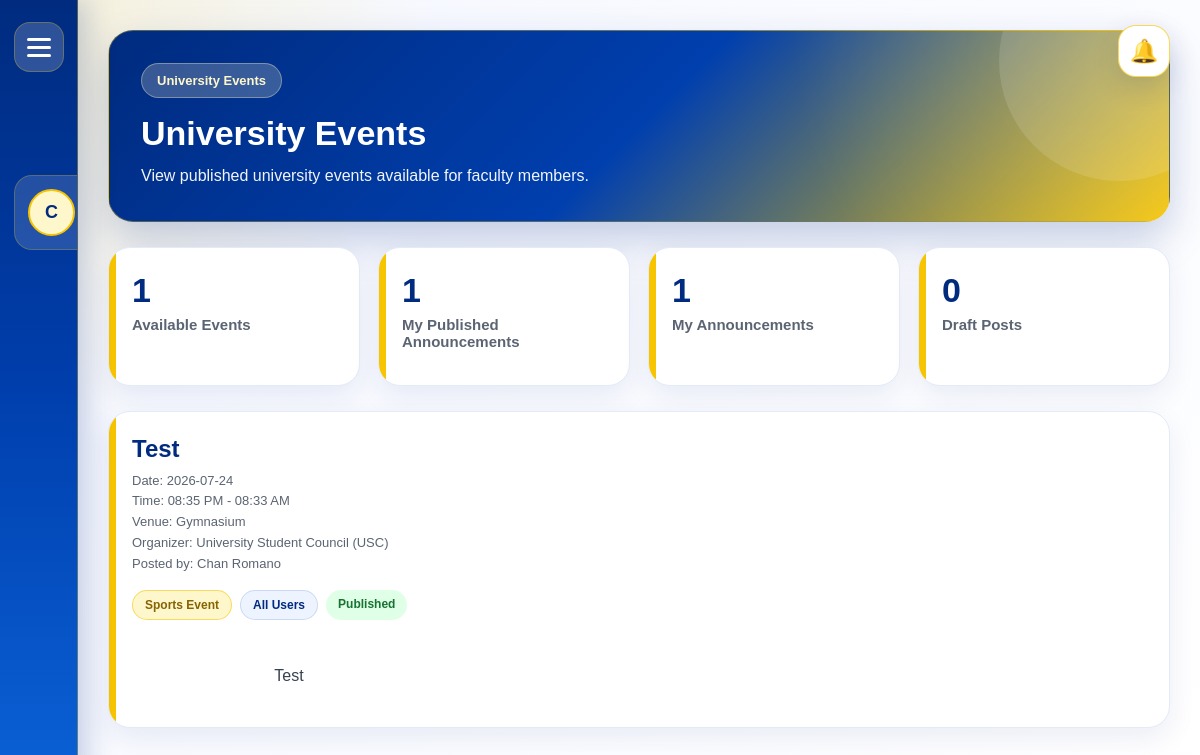
The page /dashboards/faculty_dashboard.php?page=university_events (signed in) on the database its author committed.
### tables this page shows
CREATE TABLE university_events (
    id INT AUTO_INCREMENT PRIMARY KEY,
    event_title VARCHAR(200) NOT NULL,
    event_description TEXT NOT NULL,
    event_category VARCHAR(100) DEFAULT 'University Event',
    event_date DATE NOT NULL,
    start_time TIME NOT NULL,
    end_time TIME NULL,
    venue VARCHAR(150) NOT NULL,
    organizer VARCHAR(150) NOT NULL,
    target_audience VARCHAR(100) DEFAULT 'All Users',
    status ENUM('draft', 'published', 'archived') DEFAULT 'published',
    created_by INT NOT NULL,
    created_at TIMESTAMP DEFAULT CURRENT_TIMESTAMP,
    updated_at TIMESTAMP NULL DEFAULT NULL ON UPDATE CURRENT_TIMESTAMP,
    CONSTRAINT fk_university_events_created_by
        FOREIGN KEY (created_by) REFERENCES users(id) ON DELETE CASCADE
);

CREATE TABLE users (
    id INT AUTO_INCREMENT PRIMARY KEY,
    full_name VARCHAR(150) NOT NULL,
    email VARCHAR(150) NOT NULL UNIQUE,
    password VARCHAR(255) NOT NULL,
    role ENUM('admin', 'informant', 'faculty', 'student') NOT NULL,
    student_id VARCHAR(50) NULL,
    faculty_id VARCHAR(50) NULL,
    office_name VARCHAR(150) NULL,
    program VARCHAR(150) NULL,
    year_level VARCHAR(50) NULL,
    section VARCHAR(50) NULL,
    department VARCHAR(150) NULL,
    status ENUM('pending', 'approved', 'rejected') DEFAULT 'pending',
    created_at TIMESTAMP DEFAULT CURRENT_TIMESTAMP,
    reset_code VARCHAR(10) NULL,
    reset_code_expires DATETIME NULL
);

### includes/auth.php (called while the page is built, shortened)
<?php
function getUserFullName() {
    return isset($_SESSION["full_name"]) ? $_SESSION["full_name"] : "User";
}
?>

### classes/Event.php (called while the page is built, shortened)
<?php
if (!class_exists("Event")) {
    class Event {
        private $conn;
        public function __construct($conn) {
            $this->conn = $conn;
        }
        public function getEventsForFaculty() {
            return $this->conn->query("
                SELECT
                    university_events.id,
                    university_events.event_title,
                    university_events.event_description,
                    university_events.event_category,
                    university_events.event_date,
                    university_events.start_time,
                    university_events.end_time,
                    university_events.venue,
                    university_events.organizer,
                    university_events.target_audience,
                    university_events.status,
                    university_events.created_at,
                    users.full_name AS created_by_name,
                    users.role AS created_by_role
                FROM university_events
                INNER JOIN users ON university_events.created_by = users.id
                WHERE university_events.status = 'published'
                AND (
                    university_events.target_audience = 'All Users'
                    OR university_events.target_audience = 'All Faculty Members'
                    OR university_events.target_audience = 'Students and Faculty'
                )
                ORDER BY university_events.event_date ASC, university_events.start_time ASC
            ");
        }
        public function getTotalEventsForFaculty() {
            $result = $this->conn->query("
                SELECT COUNT(*) AS total
                FROM university_events
                WHERE status = 'published'
                AND (
                    target_audience = 'All Users'
                    OR target_audience = 'All Faculty Members'
                    OR target_audience = 'Students and Faculty'
                )
            ");
            if ($result) {
                return $result->fetch_assoc()["total"];
            }
            return 0;
        }
    }
}
?>

### classes/Announcement.php (called while the page is built, shortened)
<?php
if (!class_exists("Announcement")) {
    class Announcement {
        private $conn;
        public function __construct($conn) {
            $this->conn = $conn;
        }
        public function getTotalMyAnnouncements($userId) {
            $stmt = $this->conn->prepare("
                SELECT COUNT(*) AS total
                FROM announcements
                WHERE posted_by = ?
            ");
            $stmt->bind_param("i", $userId);
            $stmt->execute();
            $result = $stmt->get_result();
            $total = 0;
            if ($result) {
                $total = $result->fetch_assoc()["total"];
            }
            return $total;
        }
        public function getTotalMyAnnouncementsByStatus($userId, $status) {
            $stmt = $this->conn->prepare("
                SELECT COUNT(*) AS total
                FROM announcements
                WHERE posted_by = ? AND status = ?
            ");
            $stmt->bind_param("is", $userId, $status);
            $stmt->execute();
            $result = $stmt->get_result();
            $total = 0;
            if ($result) {
                $total = $result->fetch_assoc()["total"];
            }
            return $total;
        }
    }
}
?>

### dashboards/faculty_dashboard.php (the view, shortened to what this page needs)
<?php
require_once "../includes/auth.php";
require_once "../classes/Dashboard.php";
require_once "../classes/Announcement.php";
require_once "../classes/Event.php";
$announcementObj = new Announcement($conn);
$eventObj = new Event($conn);
$message = "";
$messageType = "";
$page = isset($_GET["page"]) ? $_GET["page"] : "home";
$userId = $_SESSION["user_id"];
$currentFaculty = "";
$stmtFaculty = $conn->prepare("
    SELECT department
    FROM users
    WHERE id = ?
    AND role = 'faculty'
    LIMIT 1
");
$stmtFaculty->bind_param("i", $userId);
$stmtFaculty->execute();
$facultyResult = $stmtFaculty->get_result();
if ($facultyResult && $facultyResult->num_rows > 0) {
    $facultyData = $facultyResult->fetch_assoc();
    $currentFaculty = $facultyData["department"];
}
$facultyEvents = $eventObj->getEventsForFaculty();
$totalFacultyAnnouncements = $announcementObj->getTotalFacultyAnnouncements();
$totalFacultyUrgentAnnouncements = $announcementObj->getTotalFacultyUrgentAnnouncements();
$totalMyAnnouncements = $announcementObj->getTotalMyAnnouncements($userId);
$publishedMyAnnouncements = $announcementObj->getTotalMyAnnouncementsByStatus($userId, "published");
$draftMyAnnouncements = $announcementObj->getTotalMyAnnouncementsByStatus($userId, "draft");
$totalFacultyEvents = $eventObj->getTotalEventsForFaculty();
?>
<!DOCTYPE html>
<html lang="en">
<head>
</head>
<body>
<div class="layout">
    <aside class="sidebar">
        <div class="menu-icon">
            <span></span>
        </div>
        <div class="user-profile">
            <div class="avatar">
                <?php echo strtoupper(substr(getUserFullName(), 0, 1)); ?>
            </div>
        </div>
        <nav class="nav">
        </nav>
    </aside>
    <main class="main">
    <?php include __DIR__ . "/notification_bell.php"; ?>
        <?php if ($page === "home"): ?>
            <section class="dashboard-header">
                <div class="header-content">
                    <span class="header-badge">Faculty Member Dashboard</span>
                    <h1>Welcome, <?php echo htmlspecialchars(getUserFullName()); ?>!</h1>
                    <p>
                        Share meaningful academic reminders, faculty updates, program advisories, and important student-focused notices.
    This dashboard helps you stay connected with university announcements, publish updates under your assigned faculty, and keep track of official university events.
                    </p>
                </div>
            </section>
            <?php include __DIR__ . "/weather_widget.php"; ?>
            <?php if (!empty($message)): ?>
                <div class="message <?php echo $messageType; ?>">
                    <?php echo htmlspecialchars($message); ?>
                </div>
            <?php endif; ?>
            <section class="summary-grid">
                <div class="summary-box">
                    <h3><?php echo $totalFacultyAnnouncements; ?></h3>
                    <p>University Announcements</p>
                </div>
                <div class="summary-box">
                    <h3><?php echo $totalFacultyUrgentAnnouncements; ?></h3>
                    <p>Urgent Office Announcements</p>
                </div>
                <div class="summary-box">
                    <h3><?php echo $totalMyAnnouncements; ?></h3>
                    <p>My Announcements</p>
                </div>
                <div class="summary-box">
                    <h3><?php echo $totalFacultyEvents; ?></h3>
                    <p>University Events</p>
                </div>
            </section>
            <section class="cards">
                <div class="card">
                    <h3>University Announcements</h3>
                    <p>View announcements from University Office Informants intended for faculty members.</p>
                </div>
                <div class="card">
                    <h3>Assigned Faculty</h3>
                    <p><?php echo !empty($currentFaculty) ? htmlspecialchars($currentFaculty) : "No assigned faculty. Please contact the administrator."; ?></p>
                </div>
                <div class="card">
                    <h3>Create Faculty Announcement</h3>
                    <p>Create announcements only under your assigned faculty.</p>
                </div>
                <div class="card">
                    <h3>University Events</h3>
                    <p>View published university events created by authorized university offices.</p>
                </div>
            </section>
        <?php elseif ($page === "university_events"): ?>
            <section class="dashboard-header">
                <div class="header-content">
                    <span class="header-badge">University Events</span>
                    <h1>University Events</h1>
                    <p>View published university events available for faculty members.</p>
                </div>
            </section>
            <section class="summary-grid">
                <div class="summary-box">
                    <h3><?php echo $totalFacultyEvents; ?></h3>
                    <p>Available Events</p>
                </div>
                <div class="summary-box">
                    <h3><?php echo $publishedMyAnnouncements; ?></h3>
                    <p>My Published Announcements</p>
                </div>
                <div class="summary-box">
                    <h3><?php echo $totalMyAnnouncements; ?></h3>
                    <p>My Announcements</p>
                </div>
                <div class="summary-box">
                    <h3><?php echo $draftMyAnnouncements; ?></h3>
                    <p>Draft Posts</p>
                </div>
            </section>
            <section class="event-list">
                <?php if ($facultyEvents && $facultyEvents->num_rows > 0): ?>
                    <?php while ($event = $facultyEvents->fetch_assoc()): ?>
                        <article class="event-card">
                            <h2><?php echo htmlspecialchars($event["event_title"]); ?></h2>
                            <div class="event-meta">
                                Date: <?php echo htmlspecialchars($event["event_date"]); ?><br>
                                Time:
                                <?php echo date("h:i A", strtotime($event["start_time"])); ?>
                                -
                                <?php echo !empty($event["end_time"]) ? date("h:i A", strtotime($event["end_time"])) : "No end time"; ?><br>
                                Venue: <?php echo htmlspecialchars($event["venue"]); ?><br>
                                Organizer: <?php echo htmlspecialchars($event["organizer"]); ?><br>
                                Posted by: <?php echo htmlspecialchars($event["created_by_name"]); ?>
                            </div>
                            <div class="badge-row">
                                <span class="badge category"><?php echo htmlspecialchars($event["event_category"]); ?></span>
                                <span class="badge target"><?php echo htmlspecialchars($event["target_audience"]); ?></span>
                                <span class="badge published">published</span>
                            </div>
                            <div class="event-description">
                                <?php echo htmlspecialchars($event["event_description"]); ?>
                            </div>
                        </article>
                    <?php endwhile; ?>
                <?php else: ?>
                    <div class="empty">No university events available yet.</div>
                <?php endif; ?>
            </section>
        <?php endif; ?>
    </main>
</div>
</body>
</html>

### rows shown on the page
university_events: event_title "Test", event_date "2026-07-24", start_time "08:35 PM", end_time "08:33 AM", venue "Gymnasium", organizer "University Student Council (USC)", created_by.full_name "Chan Romano", event_category "Sports Event", target_audience "All Users", event_description "Test"

### other values the page prints
substr(getUserFullName(), 0, 1) "C"
$totalFacultyEvents "1"
$publishedMyAnnouncements "1"
$totalMyAnnouncements "1"
$draftMyAnnouncements "0"
